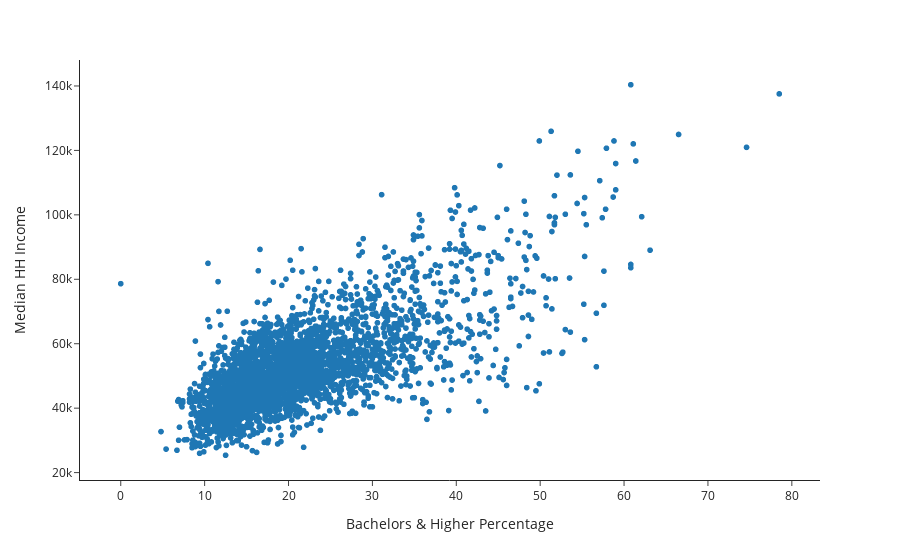

The notebook cell saved with this chart:
### Markdown cell above
<b> Q1b. Construct a simple scatter plot showing the relationship between percentage of population with a bachelors and higher degree and median household income (with a template = plotly_dark). Also, make sure that when you hover over the data it shows the name of the county and fix the labels to Median Household Income and Percentage of Bachelors and Higher:</b>

### Code cell
fig = px.scatter(dfEcon, 
                 x = 'bachelors_and_higher_perc',
                 y = 'medianhhincome',
                 template = 'simple_white', 
                hover_name = 'county_name', 
                labels = {'bachelors_and_higher_perc':'Bachelors & Higher Percentage',
                          'medianhhincome':'Median HH Income'})

fig.show()

### Figure 1 — Plotly figure (JSON) as saved in the notebook; plotly's stock layout.template omitted (floating-point values rounded to 4 significant figures; data arrays with more than 128 entries replaced by an {"elided": "..."} marker saying what was removed)
{"data": [{"hovertemplate": "<b>%{hovertext}</b><br><br>Bachelors & Higher Percentage=%{x}<br>Median HH Income=%{y}<extra></extra>", "hovertext": {"elided": "3146 str values"}, "legendgroup": "", "marker": {"color": "#1F77B4", "symbol": "circle"}, "mode": "markers", "name": "", "showlegend": false, "type": "scattergl", "x": {"elided": "3146 float values"}, "xaxis": "x", "y": {"elided": "3146 int values"}, "yaxis": "y"}], "layout": {"autosize": true, "legend": {"tracegroupgap": 0}, "margin": {"t": 60}, "xaxis": {"anchor": "y", "autorange": true, "domain": [0, 1], "range": [-4.76, 83.26], "title": {"text": "Bachelors & Higher Percentage"}, "type": "linear"}, "yaxis": {"anchor": "x", "autorange": true, "domain": [0, 1], "range": [16480.0, 149300.0], "title": {"text": "Median HH Income"}, "type": "linear"}}}
